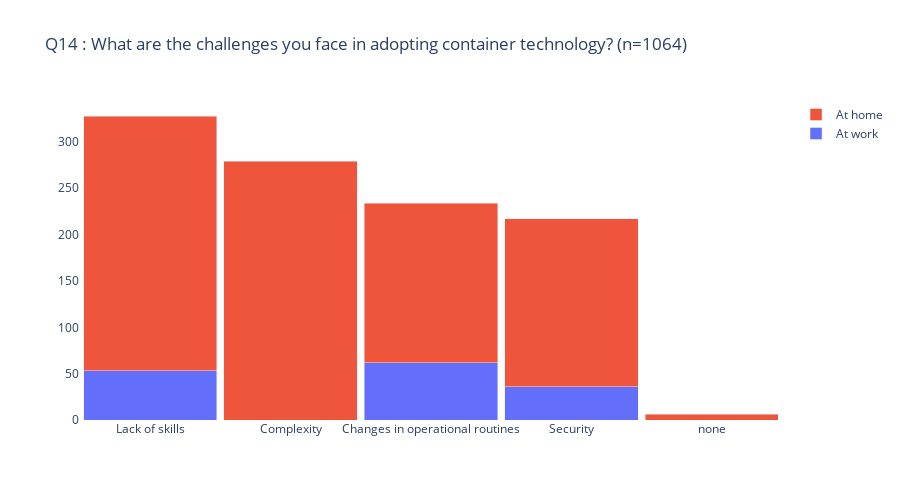

This figure's notebook cell:
### Code cell
# 
# Q14.A1 - Q14.A4
#

wq = pd.concat([work_df["Q14.A1"].value_counts(),\
                work_df["Q14.A3"].value_counts(),\
                work_df["Q14.A4"].value_counts(),\
                work_df["Q14.Other"].value_counts()])

hq = pd.concat([home_df["Q14.A1"].value_counts(),\
                home_df["Q14.A2"].value_counts(),\
                home_df["Q14.A3"].value_counts(),\
                home_df["Q14.A4"].value_counts(),\
                home_df["Q14.Other"].value_counts()])

double_bar_chart(
    "Q14",
    questions["#Q14"], 
    CWORK, wq[lambda x: x > THRESHOLD], 
    CHOME, hq[lambda x: x > THRESHOLD])

### Figure 1 — Plotly figure (JSON) as saved in the notebook; plotly's stock layout.template omitted (floating-point values rounded to 4 significant figures)
{"data": [{"name": "At work", "type": "bar", "x": ["Security", "Lack of skills", "Changes in operational routines"], "y": [36, 53, 62]}, {"name": "At home", "type": "bar", "x": ["Security", "Complexity", "Lack of skills", "Changes in operational routines", "none"], "y": [181, 279, 275, 172, 6]}], "layout": {"bargap": 0.05, "barmode": "stack", "height": 500, "plot_bgcolor": "#FFFFFF", "showlegend": true, "title": {"text": "Q14 : What are the challenges you face in adopting container technology? (n=1064)"}, "width": 900, "xaxis": {"autorange": true, "categoryorder": "total descending", "range": [-0.5, 4.5], "type": "category"}, "yaxis": {"autorange": true, "range": [0, 345.3], "type": "linear"}}}
